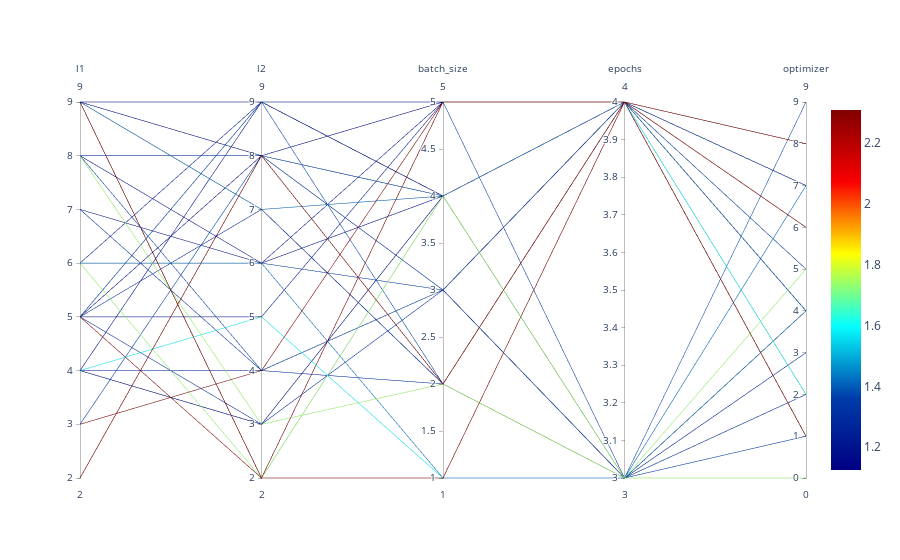

Notebook source saved alongside this figure:
### Markdown cell above
The figures above show the contour plots of the loss as a function of the hyperparameters. These plots are very helpful for benchmark studies and for understanding neural networks.
`spotPython` provides additional tools for a visual inspection of the results and give valuable insights into the hyperparameter tuning process.
This is especially useful for model explainability, transparency, and trustworthiness.
In addition to the contour plots, @fig-parallel shows the parallel plot of the hyperparameters.

### Code cell
#| label: fig-parallel
spot_tuner.parallel_plot()

### Figure 1 — Plotly figure (JSON) as saved in the notebook; plotly's stock layout.template omitted (floating-point values rounded to 4 significant figures)
{"data": [{"dimensions": [{"label": "l1", "range": [2, 9], "values": [6, 6, 8, 5, 8, 4, 3, 9, 7, 8, 5, 7, 2, 5, 6, 9, 4, 3, 2, 4, 9, 9, 5, 9, 5, 9, 8, 5, 4, 9, 6, 4, 8, 5]}, {"label": "l2", "range": [2, 9], "values": [2, 6, 4, 9, 8, 3, 8, 7, 6, 3, 3, 4, 8, 5, 6, 7, 5, 4, 8, 4, 2, 8, 7, 9, 2, 2, 8, 8, 9, 2, 9, 3, 6, 9]}, {"label": "batch_size", "range": [1, 5], "values": [4, 3, 3, 2, 3, 4, 4, 4, 4, 2, 3, 2, 2, 5, 1, 2, 1, 5, 3, 3, 5, 5, 2, 5, 5, 1, 2, 4, 4, 4, 4, 4, 5, 4]}, {"label": "epochs", "range": [3, 4], "values": [3, 4, 3, 3, 4, 4, 4, 3, 3, 3, 4, 3, 4, 4, 3, 4, 4, 4, 3, 3, 3, 4, 4, 4, 4, 4, 4, 4, 4, 4, 4, 4, 4, 3]}, {"label": "optimizer", "range": [0, 9], "values": [5, 5, 1, 9, 7, 6, 5, 7, 4, 0, 2, 2, 8, 7, 4, 1, 2, 8, 4, 3, 2, 1, 1, 1, 6, 1, 1, 4, 4, 4, 4, 4, 7, 4]}], "line": {"cmax": 2.308, "cmin": 1.125, "color": [1.732, 1.349, 1.363, 1.376, 1.341, 1.17, 1.372, 1.413, 1.183, 1.737, 1.291, 1.299, 2.308, 1.215, 1.421, 1.16, 1.584, 2.305, 1.342, 1.257, 1.326, 1.148, 1.277, 1.175, 2.303, 2.303, 1.199, 1.132, 1.181, 1.386, 1.214, 1.181, 1.167, 1.125], "colorscale": [[0, "rgb(0,0,131)"], [0.2, "rgb(0,60,170)"], [0.4, "rgb(5,255,255)"], [0.6, "rgb(255,255,0)"], [0.8, "rgb(250,0,0)"], [1, "rgb(128,0,0)"]], "showscale": true}, "type": "parcoords"}], "layout": {}}
